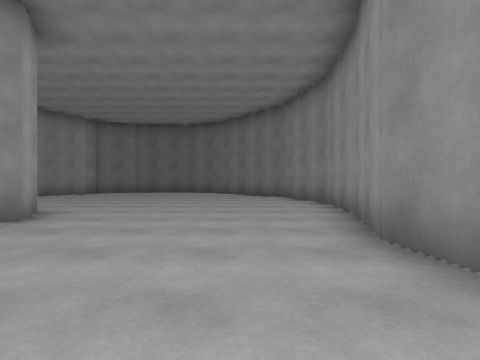
view 1 (above)

19 first-person views from a walk through a 3-D level made in the Unity game engine. The camera is 1.2 m above the floor, looks level and sees 80° across. The floor is counted in squares, 2 m on a side. Each view is taken from the middle of a square. On the plan, view 1 faces up. The plan holds only what a view shows up to about 9 squares ahead; the rest is blank. The place goes on beyond the plan. The player character is not drawn. Surface patterns are stand-ins for the level's own textures.

view 2
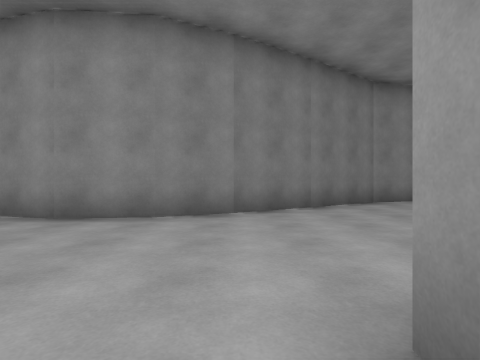

view 3
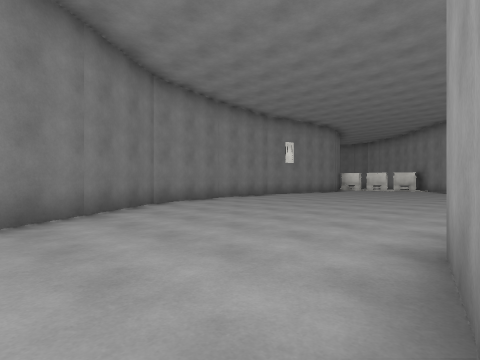

view 4
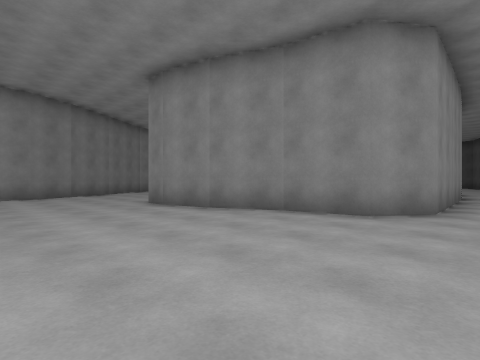

view 5
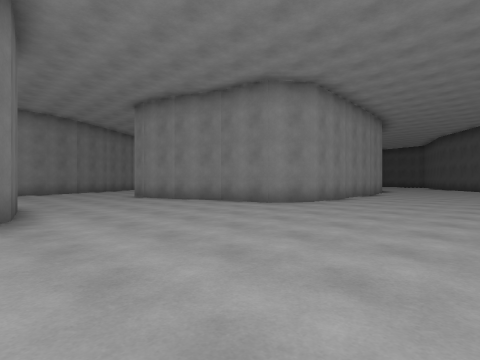

view 6
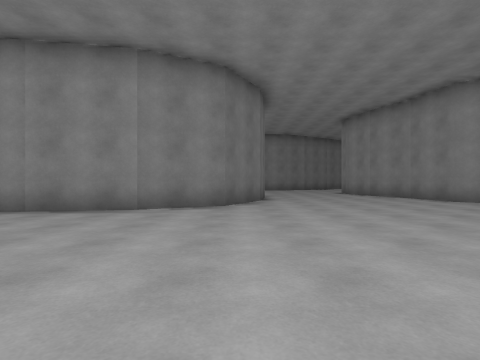

view 7
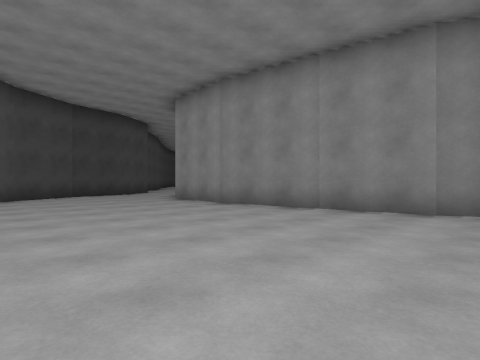

view 8
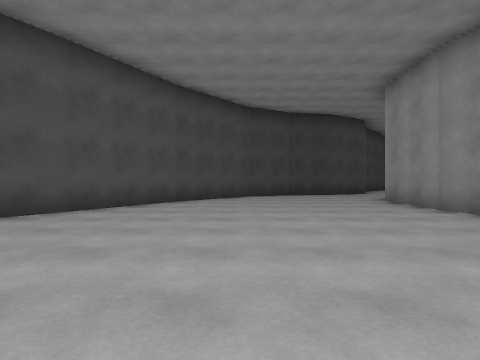

view 9
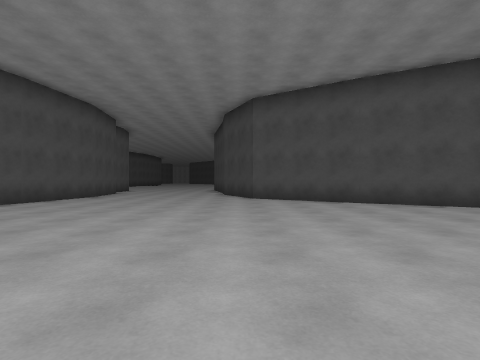

view 10
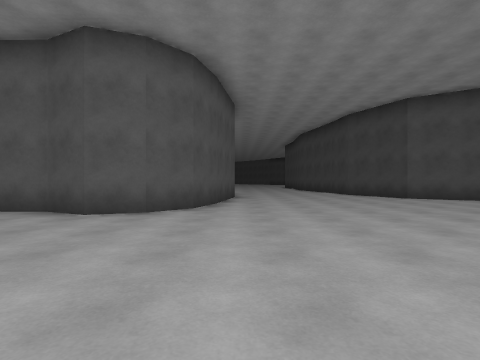

view 11
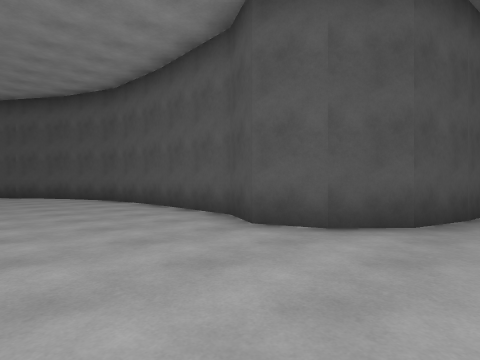

view 12
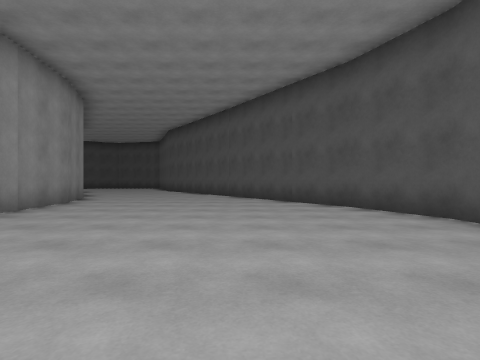

view 13
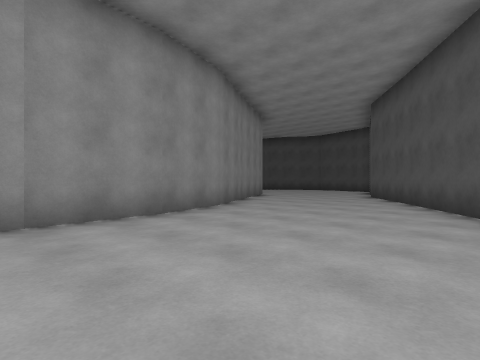

view 14
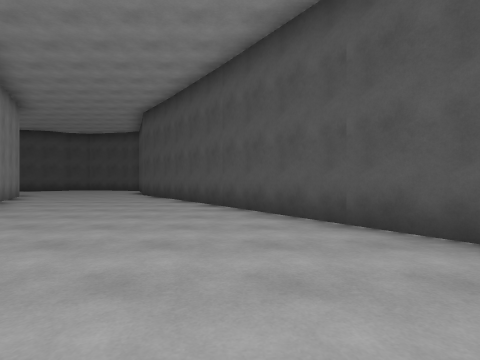

view 15
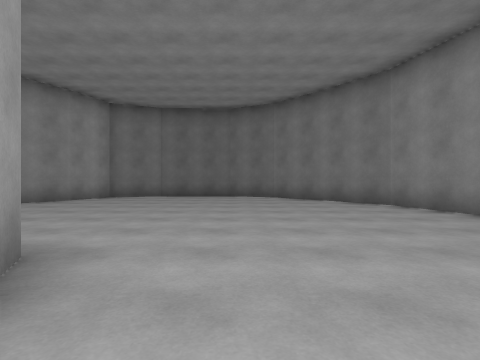

view 16
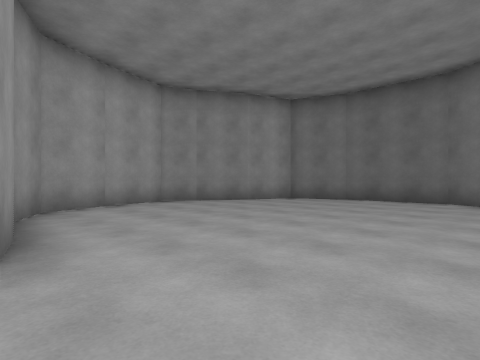

view 17
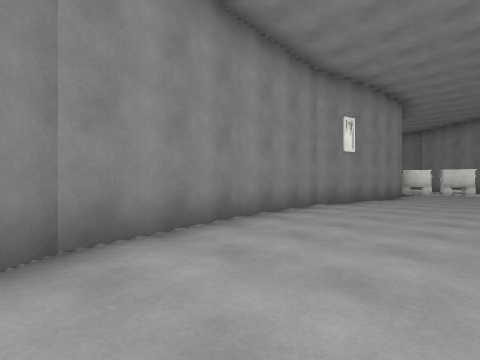

view 18
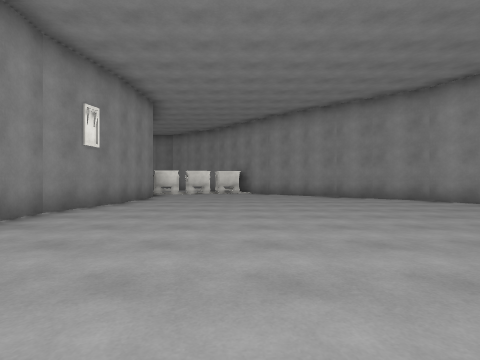

view 19
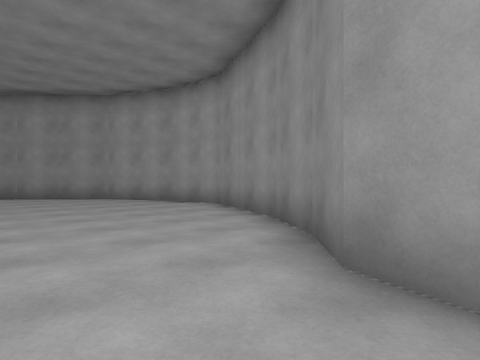

### Floor plan
Points are (right, up) in squares from view 1. A wall is a line through its corners. A room is listed if a view was taken in it or the views show most of it. See-through windows are left out.
Room 1 (views 1, 17, 18, 19)
walls: (5.4, -6.3) (4.7, -3.6) (2.1, 0.1); (5.6, -9.3) (5.3, -6.3); (-3.6, -5.7) (-4.8, -8.4) (-4.5, -10.1) (-3.4, -12.2) (-1, -14.4); (5.1, -11.4) (5.6, -9.2); (-1.6, -3) (-1.9, -3.9) (-2.8, -4.6) (-3.7, -5.8); (5, -13) (5.1, -11.3); (-1.9, -1.1) (-1.6, -2.7); (2.2, 0) (1.6, 1.4)
ways out: opening at (0, 0.7) to room 2
Room 2 (views 2, 3, 4, 5, 6, 7, 8, 9, 10, 11, 12, 13, 14, 15, 16)
walls: (-9.2, 6) (-10.1, 10.7); (-5.2, 3.2) (-6.7, 3.4) (-8.4, 4.3) (-9.2, 6.1); (-7.8, 7.5) (-7.2, 6.1) (-6.1, 5.6); (-4.7, 5.4) (-3.7, 5.2) (-3.3, 4.3) (-3.4, 3.9); (-5.7, -1.6) (-4.1, -0.9) (-2.7, -0.6) (-2, -0.6); (-7.8, 10.1) (-8.3, 9.1) (-7.8, 7.4); (-10, 10.6) (-9.9, 13.1); (-7.8, -5.1) (-7.9, -2.9) (-7.2, -1.9) (-5.6, -1.6); (-7, 11.4) (-7.8, 10); (-6.8, 12) (-7, 11.3); (-15.5, -4.1) (-15.3, -6.4) (-14.5, -8.4); (-19, 1.7) (-17.3, 1.4) (-16.1, 1) (-15.3, 0.3) (-14.9, -0.7) (-15.4, -1.6) (-15.5, -4.2); (1.6, 1.4) (1.4, 2.9) (2, 5.1) (2.2, 7.3); (2.2, 7.2) (1.5, 9.9) (0.4, 11.5) (-0.1, 12.1); (-15.7, 13) (-18.9, 7.6); (-14.5, -8.3) (-9.6, -15.6); (-1.7, 13.3) (-2.4, 13.6) (-4.9, 13.5) (-5.5, 13.3); (-7.4, -9.7) (-7.9, -5.6); (-13, 15.7) (-13.8, 15.2) (-15.8, 12.9); (-6.8, -11.6) (-7.4, -9.6); (-4.7, -15.1) (-6.8, -11.5)
ways out: opening at (0, 0.7) to room 1

Positions as (right, up) in squares from view 1, and headings:
1: (0, 0), facing up
2: (-3, 0), facing right
3: (-2, 0), facing down-right
4: (-9, 3), facing down-right
5: (-12, 4), facing down-right
6: (-15, 4), facing right
7: (-15, 5), facing up-right
8: (-14, 5), facing up
9: (-10, 7), facing left
10: (-10, 2), facing left
11: (-12, 2), facing down-left
12: (-12, -2), facing down
13: (-12, -7), facing down-right
14: (-12, -6), facing down
15: (-2, 3), facing up
16: (-1, 5), facing up-left
17: (2, -3), facing down-right
18: (2, -4), facing down
19: (0, -3), facing down-left
